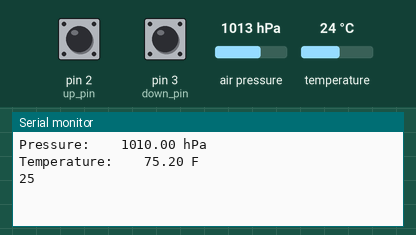
Recording of a sketch running on a simulated Arduino Uno, built with avr-gcc and run on an emulated ATmega328P. On the bench: the last lines printed to the serial monitor. Inputs (shaded band) come from the test bench; at power-on: air pressure 1013 hPa, pin 2 (up_pin) HIGH, temperature 24 °C, pin 3 (down_pin) HIGH.

Above: at 2.2 s.
2.3 s: air pressure set to 952 hPa
At 11.8 s:
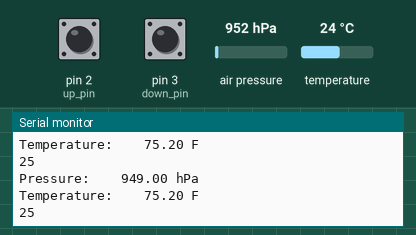
12.3 s: pin 2 (up_pin) pulled LOW for 3 s
At 21.7 s:
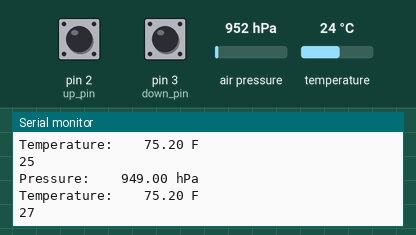
22.3 s: temperature set to 12 °C
At 31.6 s:
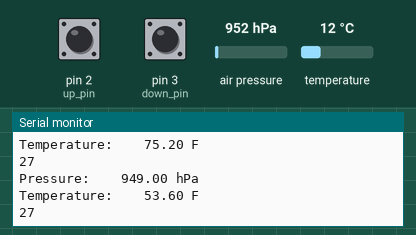
32.3 s: pin 2 (up_pin) pulled LOW for 3 s
At 42.1 s:
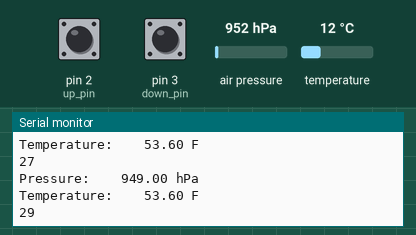
42.3 s: air pressure set to 975 hPa
At 52.6 s:
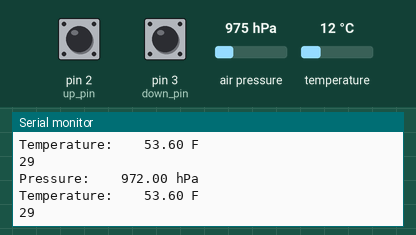
Timing chart, 0 to 53.3 s (numbered marks = the images above; inputs shaded):
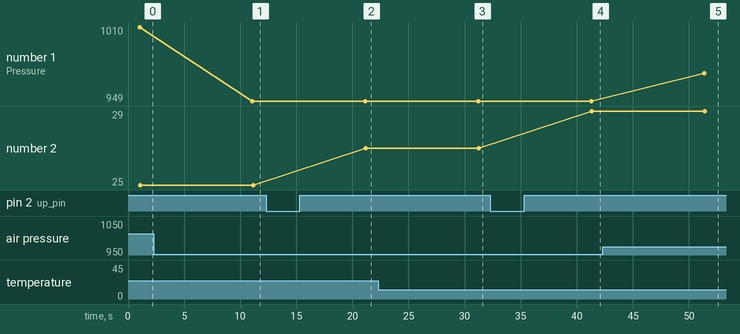

The sketch:

barometer_and_temp_display.ino
```cpp
#include <Wire.h>
#include <Adafruit_Sensor.h>
#include <Adafruit_BMP085_U.h>
#include <SoftwareSerial.h>

/*
Tool to display barometric pressure and temperature on display
Uses BMP180 Sensor for pressure and ________ for display

Written by Victor Ansart May 2018

########## Connections: #################
Connecting Sensor:
  Connect SCL to A5
  Connect SDA to A4
  Connect Vin to 3.3 VDC
  Connect GND to ground

Connecting Display:
  Connect RX to D11
  Connect Vin to 5 VDC
  Connect GND to ground

Connecting Buttons:
  Dim Up Button to D2 and ground (each side of button)
  Dim Down Button to D3 and ground (each side of button)

NOTE: Uses LCD display from here: https://github.com/jimblom/Serial-LCD-Kit/wiki/Serial-Enabled-LCD-Kit-Datasheet
*/


//############## INITIALIZATION ###########

//calibration for pressure in sensor compared to known atmospheric pressure in area
//  - this is obtained by comparing the raw pressure (ie when pressure_calibration=0)
//    to a known pressure in the area from a weather station
const float pressure_calibration = -3.0;


const int up_pin=2;
const int down_pin=3;

volatile int dim_level=25;

Adafruit_BMP085_Unified bmp = Adafruit_BMP085_Unified(10085);

SoftwareSerial displaySerial(10, 11); // RX, TX

//############## SETUP ###########
void setup()
{
  //start serials
  Serial.begin(9600);
  displaySerial.begin(9600);


  //initialize sensor
  if(!bmp.begin())
  {
    Serial.print("Error initializing the sensor!");
    displaySerial.println("ERROR");
    while(1);
  }

  //set up interrupts
  pinMode(up_pin, INPUT_PULLUP);    // initialize pin as an input w/ pullup
  pinMode(down_pin, INPUT_PULLUP);    // initialize pin as an input w/ pullup
  attachInterrupt(digitalPinToInterrupt(up_pin), up_ISR, FALLING); //set up interrupt
  attachInterrupt(digitalPinToInterrupt(down_pin), down_ISR, FALLING); //set up interrupt


  delay(1000); //wait a second for display to "boot"
}


//############## LOOP ###########
void loop()
{
  //create and get latest sensor event
  sensors_event_t event;
  bmp.getEvent(&event);

  //if succesfully received event
  if (event.pressure)     //if succesfully received event
  {
    //get pressure
    float pressure = event.pressure;
    pressure += pressure_calibration;   //calibrate pressure

    //get temp
    float tempC;
    bmp.getTemperature(&tempC);
    float tempF = ( tempC * (9.0 / 5.0) ) + 32.0;   //convert from C to F

    //print to serial output
    Serial.print("Pressure:    ");
    Serial.print(pressure);
    Serial.println(" hPa");
    Serial.print("Temperature:    ");
    Serial.print(tempF);
    Serial.println(" F");

    //set up char arrays for printing
    char line1[30] = "Press:   9999.99";
    char line2[30] = "Temp:     99.99F";

    //convert pressure to string and create line1
    char buff[10] = "";
    dtostrf(pressure, 3, 2, buff);  //convert float to char array
    sprintf(line1,"Press:   %s", buff); //create line

    //convert temp to string and create line2
    dtostrf(tempF, 3, 2, buff);   //convert float to char array
    sprintf(line2,"Temp:    %s F", buff); //create line

   // displaySerial.write(0x80);
   // displaySerial.write(1);


    //send bytes to clear display
    displaySerial.write(254);
    displaySerial.write(1);

    //send data to dsiplay
    displaySerial.write(line1);
    displaySerial.write(line2);

  }
  else    //event not successfully received
  {
    Serial.print("Error reading the sensor!");
    displaySerial.println("ERROR");
  }
  Serial.println(dim_level);

  delay( 10 * 1000 );
}


//############## INTERRUPTS ###########

void up_ISR()
{
  dim_level+=2;
  if ( dim_level > 50 )
  {
    dim_level=50;
  }
    displaySerial.write(0x80);
    displaySerial.write(dim_level);
}

void down_ISR()
{
  dim_level-=2;
  if ( dim_level < 1 )
  {
    dim_level=1;
  }
    displaySerial.write(0x80);
    displaySerial.write(dim_level);
}
```

Measured:
- after the input at 2.3 s, the serial monitor: prints a new line after 8.8 s (image 1)
- after the input at 12.3 s, the serial monitor: prints a new line after 8.9 s (image 2)
- after the input at 22.3 s, the serial monitor: prints a new line after 8.9 s (image 3)
- after the input at 32.3 s, the serial monitor: prints a new line after 9.0 s (image 4)
- after the input at 42.3 s, the serial monitor: prints a new line after 9.0 s (image 5)
- plotted number 1: 1010 → 949 after the input at 2.3 s, 949 → 972 after the input at 42.3 s
- plotted number 2: 25 → 27 after the input at 12.3 s, 27 → 29 after the input at 32.3 s
